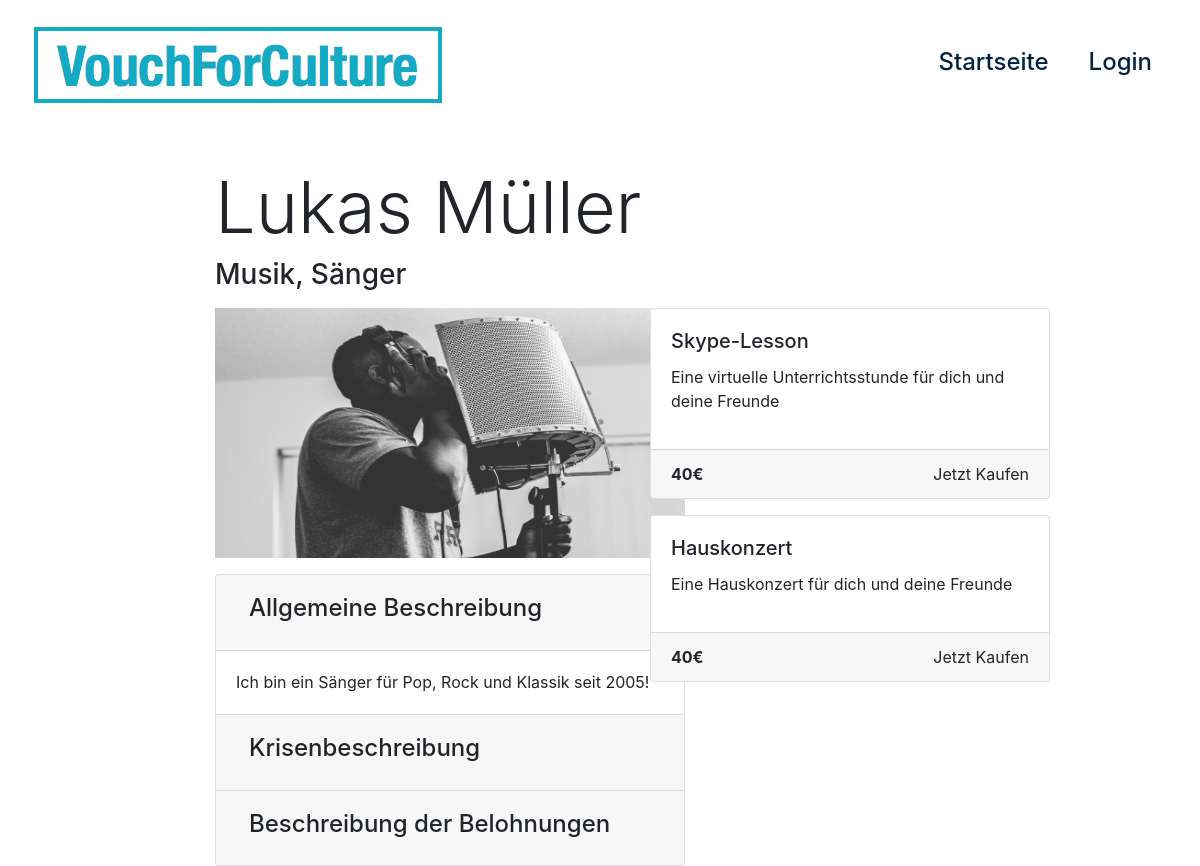
The page /page/7 on the database its author committed.
### app.py (models this page shows)
class Page(db.Model):
    id = db.Column(db.Integer, primary_key=True)
    creator_id = db.Column(db.Integer, db.ForeignKey("user.id"))
    artist_name = db.Column(db.String)
    artist_category = db.Column(db.String)
    artist_job = db.Column(db.String)
    artist_location_lat = db.Column(db.Float)
    artist_location_long = db.Column(db.Float)
    description_title = db.Column(db.String)
    description_general = db.Column(db.String)
    description_crisis = db.Column(db.String)
    description_rewards = db.Column(db.String)
    titlepicture_path = db.Column(db.String)
    media_path = db.Column(db.String)
    rewards = db.relationship('Reward', backref='Page', lazy=True)

class Reward(db.Model):
    Page_Id = db.Column(db.Integer, db.ForeignKey("page.id"))
    id = db.Column(db.Integer, primary_key=True)
    title = db.Column(db.String)
    description = db.Column(db.String)
    category_form = db.Column(db.String)
    category_time = db.Column(db.String)
    price = db.Column(db.Float)
    primary = db.Column(db.Boolean)
    active = db.Column(db.Boolean)

### app.py (the view)
@app.route("/page/<int:PageId>")
def page(PageId):
    pageName = "Test"
    page = Page.query.filter_by(id = PageId).first()
    rewards = Reward.query.filter(Reward.Page_Id == PageId).order_by(Reward.price.asc())
    return render_template("page.html", title=f"{pageName}", page=page, rewards=rewards)

### templates/page.html (shortened to what this page needs)
{% extends "layout.html" %}
{% import "bootstrap/wtf.html" as wtf %}
{% block body %}
<div class="container-fluid mt-3">
  <div class="row justify-content-center">
    <div class="col-8">
      <p>
        <h1 class="display-3">{{page.artist_name}}</h1>
        <h3>{{page.artist_category}}, {{page.artist_job}}</h3>
      </p>
    </div>
  </div>
  <div class="row justify-content-center">
    <div class="col-5">
      <img src={{page.titlepicture_path}} class="w-100 mb-3" style="height:250px;">
      <div class="accordion" id="accordionExample">
        <div class="card">
        <div class="card-header" id="headingOne">
            <button class="btn" type="button" data-toggle="collapse" data-target="#collapseOne" aria-expanded="true" aria-controls="collapseOne">
                <h4>Allgemeine Beschreibung</h4>
            </button>
        </div>
        <div id="collapseOne" class="collapse show" aria-labelledby="headingOne" data-parent="#accordionExample">
            <div class="card-body">
                {{page.description_general}}
            </div>
        </div>
        </div>
        <div class="card">
        <div class="card-header" id="headingTwo">
            <button class="btn collapsed" type="button" data-toggle="collapse" data-target="#collapseTwo" aria-expanded="false" aria-controls="collapseTwo">
                    <h4>Krisenbeschreibung</h4>
            </button>
        </div>
        </div>
        <div class="card">
        <div class="card-header" id="headingThree">
            <button class="btn collapsed" type="button" data-toggle="collapse" data-target="#collapseThree" aria-expanded="false" aria-controls="collapseThree">
                <h4>Beschreibung der Belohnungen</h4>
            </button>
        </div>
        </div>
      </div>
    </div>
    <div class="col-3">
      <div class="card-deck justify-content-center">
        {% for r in rewards %}
        <div class="card mb-3" style="min-width:400px; max-width:400px;">
        <div class="card-body">
            <h5 class="card-title">{{r.title}}</h5>
            <p class="card-text">{{r.description}}</p>
        </div>
        <div class="card-footer">
            <strong>{{r.price | int}}€</strong> <span class="float-right">Jetzt Kaufen</span>
        </div>
        </div>
        {% endfor %}
      </div>
    </div>
  </div>
</div>
{% endblock %}

### templates/layout.html (shortened to what this page needs)
<!DOCTYPE html>
<html lang="en">
  <head>
    <link rel="stylesheet" href="https://stackpath.bootstrapcdn.com/bootstrap/4.4.1/css/bootstrap.min.css">
    <link rel="stylesheet" href="{{url_for('.static', filename='main.css')}}">
  </head>
<body>
{% block navbar %}
    <nav class="navbar navbar-expand-md">
    <a href="{{ url_for('listPages') }}" class="navbar-brand"><img src="{{url_for('.static', filename='images/logo_2a.png')}}"></a>
    <div class="collapse navbar-collapse" id="main-navigation">
      <ul class="navbar-nav">
        <li class="nav-item">
          <a class="nav-link h4" href="{{ url_for('listPages') }}">Startseite</a>
        </li>
        {% if current_user.is_authenticated %}
        <li class="nav-item">
          <a class="nav-link h4" href="{{ url_for('createPage') }}">Künstlerprofil erstellen</a>
        </li>
        <li class="nav-item">
          <a class="nav-link h4" href="{{ url_for('logout') }}">Logout</a>
        </li>
          {% else %}
          <li class="nav-item">
            <a class="nav-link h4" href="{{ url_for('login') }}">Login</a>
          </li>
          {% endif %}
      </ul>
    </div>
  </nav>
{% endblock %}
{% block body %}{% endblock %}
</body>
</html>

### static/main.css (style rules this page uses)
body { padding: 0; margin: 0; background: #fff; }
.navbar { background:#fff; }
.nav-link, .navbar-brand { color: #01233f; cursor: pointer; }
.nav-link { color: #01233f; margin-right: 1em !important; }
.navbar-collapse { justify-content: flex-end; }

### rows shown on the page
Page: artist_name "Lukas Müller", artist_category "Musik", artist_job "Sänger", titlepicture_path (picture), description_general "Ich bin ein Sänger für Pop, Rock und Klassik seit 2005!"
Reward: title "Skype-Lesson", description "Eine virtuelle Unterrichtsstunde für dich und deine Freunde", price "40"
Reward: title "Hauskonzert", description "Eine Hauskonzert für dich und deine Freunde", price "40"
